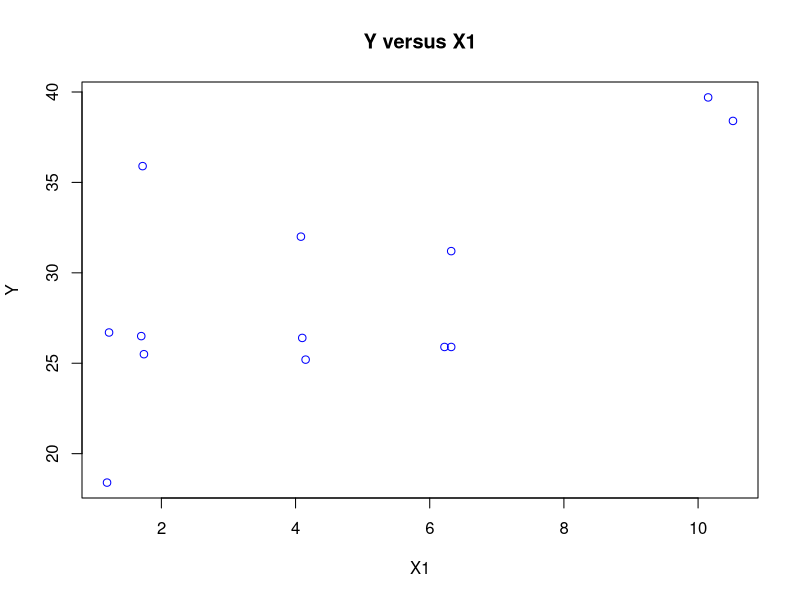
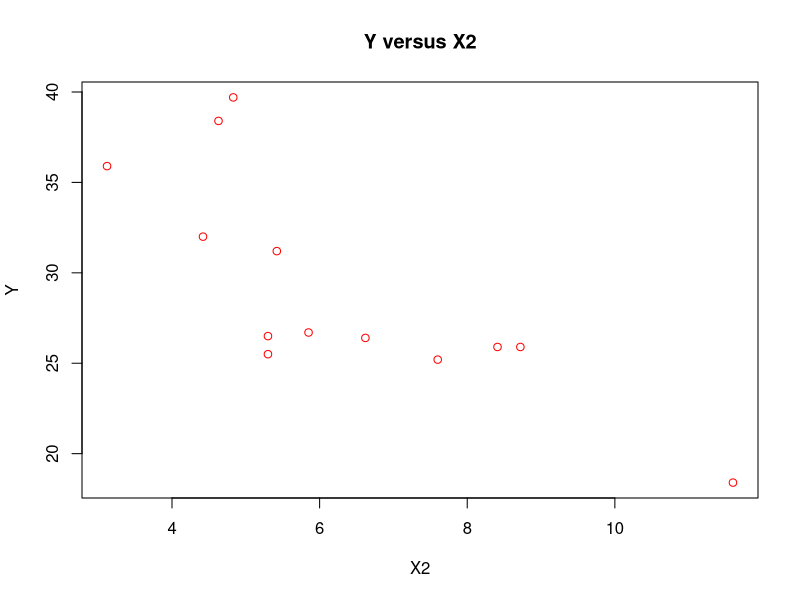
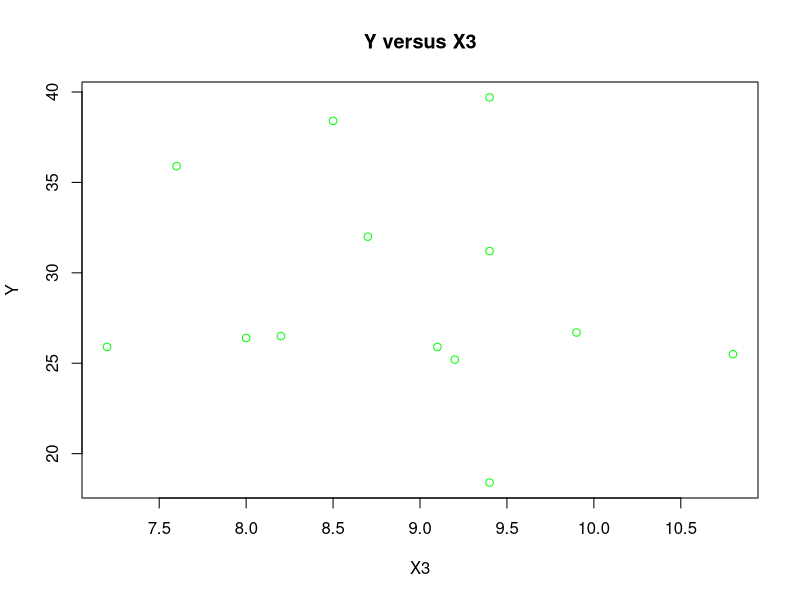

Reproduce these figures in R, in order.
## ---- chunk 1
# Define matrix X as a 2 by 10 matrix, first column of all 1s, second column of 1 to 10
X <- cbind(1, 1:10)
X
## ---- chunk 2
# Compute and print X'X matrix
t(X) %*% X
## ---- chunk 3
# Compute and print (X'X)^-1 matrix
solve(t(X) %*% X)
## ---- chunk 4
# Given values
s_squared <- 3
XtX_inv <- matrix(c(0.5, 0.3, 0.2, 0.6,
                     0.3, 6.0, 0.5, 0.4,
                     0.2, 0.5, 0.2, 0.7,
                     0.6, 0.4, 0.7, 3.0), 
                   nrow = 4, byrow = TRUE)

# Estimate of V(β1_hat)
V_beta1_hat <- s_squared * XtX_inv[2, 2]
V_beta1_hat
## ---- chunk 5
# Estimate of Cov(β1_hat, β3_hat)
Cov_beta1_beta3 <- s_squared * XtX_inv[2, 4]
Cov_beta1_beta3
## ---- chunk 6
# Estimate of V(β3_hat)
V_beta3_hat <- s_squared * XtX_inv[4, 4]

# Estimate of Corr(β1_hat, β3_hat) via pearson correlation coefficient
Corr_beta1_beta3 <- Cov_beta1_beta3 / sqrt(V_beta1_hat * V_beta3_hat)
Corr_beta1_beta3
## ---- chunk 7
# Estimate of V(β1_hat - β3_hat)
V_beta1_minus_beta3_hat <- V_beta1_hat + V_beta3_hat - 2 * Cov_beta1_beta3
V_beta1_minus_beta3_hat
## ---- chunk 8
ss_reg <- 504541
ss_total <- 541119

# Coefficient of determination
R_squared <- ss_reg / ss_total
R_squared
## ---- chunk 9
# Set up F test
p <- 3
n <- 28
msr <- ss_reg / p
mse <- (ss_total - ss_reg) / (n - p - 1)
F_stat <- msr / mse

# Perform F test
p_value <- 1 - pf(F_stat, p, n - p - 1)

# Print results
cat("F statistic:", F_stat, "\n")
cat("p-value:", p_value, "\n")
## ---- chunk 10
# Given values from table
taxes_β1 <- 0.18966
se_taxes_β1 <- 0.05623

baths_β2 <- 81.87
se_baths_β2 <- 47.82

# Construct 95% confidence interval for β1
t_value <- qt(0.975, n - p - 1)
CI_lower <- taxes_β1 - t_value * se_taxes_β1
CI_upper <- taxes_β1 + t_value * se_taxes_β1
cat("95% Confidence Interval for β1 (taxes): [", CI_lower, ", ", CI_upper, "]\n")
## ---- chunk 11
# Construct 95% confidence interval for β2
CI_lower <- baths_β2 - t_value * se_baths_β2
CI_upper <- baths_β2 + t_value * se_baths_β2
cat("95% Confidence Interval for β2 (baths): [", CI_lower, ", ", CI_upper, "]\n")
## ---- chunk 12
# Define given matrices
XtX <- matrix(c(15, 3626, 44428, 
                3626, 1067614, 11419181,
                44428, 11419181, 139063428), 
              nrow = 3, ncol = 3, byrow = TRUE)

Xty <- matrix(c(2259, 647107, 7096619), 
              nrow = 3, ncol = 1)

XtX_inv <- matrix(c(1.2463484, 2.1296642e-4, -4.1567125e-4, 
                    2.1296642e-4, 7.7329030e-6, -7.0302518e-7, 
                    -4.1567125e-4, -7.0302518e-7, 1.9771851e-7), 
                  nrow = 3, ncol = 3, byrow = TRUE)

beta_hat <- matrix(c(3.452613, 0.496005, 0.009191), 
               nrow = 3, ncol = 1)

yty <- 394107
## ---- chunk 13
# estimated equation
cat("Estimated Equation: y_hat = ", beta_hat[1], " + ", beta_hat[2], "x1 + ", beta_hat[3], "x2\n")
## ---- chunk 14
# Define values needed
n <- 15
p <- 2

# Estimate sigma squared with MSE, hence solve for MSE
RSS <- (yty - 2*(t(beta_hat) %*% Xty) + t(beta_hat) %*% XtX %*% beta_hat)
s_squared <- as.numeric(RSS) / (n - p - 1) #MSE

# Calculate standard errors of the regression coefficients
se_beta <- sqrt(s_squared * diag(XtX_inv))

# Ouput standard errors of the regression coefficients
cat("Standard Error of beta0_hat:", se_beta[1], "\n")
cat("Standard Error of beta1_hat:", se_beta[2], "\n")
cat("Standard Error of beta2_hat:", se_beta[3], "\n")
## ---- chunk 15
# Compute t statistic for regression coefficients
t_beta <- beta_hat / se_beta

# Perform t test for regression coefficients
p_values <- 2 * (1 - pt(abs(t_beta), n - p - 1))


# Create a decision column to determine if we reject the null hypothesis at alpha = 0.05
decision <- ifelse(p_values < 0.05, "Reject H0", "Fail to Reject H0")

# Output the coefficient, standard error, t statistic, p-value and decision for each regression coefficient in a table
t_test_table <- data.frame(Coefficient = c("beta0", "beta1", "beta2"),
                            Estimate = c(beta_hat[1], beta_hat[2], beta_hat[3]),
                            Standard_Error = se_beta,
                            t_statistic = t_beta,
                            P_value = p_values,
                            Decision = decision)

t_test_table
## ---- chunk 16
# read the data 'bsemen.txt'
bsemen <- read.table("bsemen.txt", header = TRUE)
bsemen
## ---- chunk 17
# Define X
X <- cbind(1, bsemen$X1, bsemen$X2, bsemen$X3)

# Compute X'X
XtX <- t(X) %*% X
XtX
## ---- chunk 18
# Compute (X'X)^-1
XtX_inv <- solve(XtX)
XtX_inv
## ---- chunk 19
# Compute X'y
Xty <- t(X) %*% bsemen$Y
Xty
## ---- chunk 20
# y versus x1
plot(bsemen$X1, bsemen$Y, xlab = "X1", ylab = "Y", main = "Y versus X1", col = "blue")
## ---- chunk 21
# y versus x2
plot(bsemen$X2, bsemen$Y, xlab = "X2", ylab = "Y", main = "Y versus X2", col = "red")
## ---- chunk 22
# y versus x3
plot(bsemen$X3, bsemen$Y, xlab = "X3", ylab = "Y", main = "Y versus X3", col = "green")
## ---- chunk 23
# Compute least square estimates of beta
beta_hat <- XtX_inv %*% Xty
beta_hat
## ---- chunk 24
# Write down the fitted equation
cat("Fitted Equation: mu_hat = ", beta_hat[1], " + ", beta_hat[2], "X1 + ", beta_hat[3], "X2 + ", beta_hat[4], "X3\n")
## ---- chunk 25
# Given values
X_new <- c(1, 3, 8, 9)
alpha <- 0.1

# fit the model with built in R functions
fit <- lm(Y ~ X1 + X2 + X3, data = bsemen)

# Construct 90% confidence interval for the predicted mean value of y
predict_mean <- predict(fit, newdata = data.frame(X1 = 3, X2 = 8, X3 = 9), interval = "confidence", level = 1 - alpha)
predict_mean
## ---- chunk 26
# Construct 90% confidence interval for the predicted individual value of y
predict_ind <- predict(fit, newdata = data.frame(X1 = 3, X2 = 8, X3 = 9), interval = "prediction", level = 1 - alpha)
predict_ind
## ---- chunk 27
# Construct ANOVA table
anova(fit)
## ---- chunk 28
# Test for significant linear relationship between y and the 3 predictor variables
summary(fit)
## ---- chunk 29
# define given matrices
# X'X matrix
XtX <- matrix(c(9, 136, 269, 260, 
                136, 2114, 4176, 3583,
                269, 4176, 8257, 7104,
                260, 3583, 7104, 12276), 
              nrow = 4, ncol = 4, byrow = TRUE)

# X'y vector
Xty <- c(45, 648, 1283, 1821)

# (X'X)^-1 matrix
XtX_inv <- matrix(c(9.610, 0.008, -0.279, -0.044,
                    0.008, 0.509, -0.258, 0.001,
                    -0.279, -0.258, 0.139, 0.001,
                    -0.044, 0.001, 0.001, 0.0003),
                  nrow = 4, ncol = 4, byrow = TRUE)

# beta_hat vector
beta_hat <- c(-1.163461, 0.135270, 0.019950, 0.121954)

# y'y scalar
yty <- 285

# ouput the matrices
XtX
Xty
XtX_inv
beta_hat
## ---- chunk 30
# Compute degrees of freedom
p <- 4 # number of predictor variables including intercept
n <- 9
df_R <- p
df_E <- n - p - 1
df_T <- n - 1

# Compute SSR, SSE, and SST
SSE <- yty - t(beta_hat) %*% Xty
SSR <- t(beta_hat) %*% Xty - ((1/n) * 45^2)
SST <- SSR + SSE

# Compute MSR, MSE, and F statistic
MSR <- SSR / df_R
MSE <- SSE / df_E
F_stat <- MSR / MSE

# Construct ANOVA table
anova_table <- data.frame(Source = c("Regression", "Error", "Total"),
                           DF = c(df_R, df_E, df_T),
                           SS = c(SSR, SSE, SST),
                           MS = c(MSR, MSE, NA),
                           F = c(F_stat, NA, NA),
                           P_value = c(pf(F_stat, df_R, df_E), NA, NA))

anova_table
## ---- chunk 31
# Write down the computed regression equation
cat("Computed Regression Equation: y_hat = ", beta_hat[1], " + ", beta_hat[2], "x1 + ", beta_hat[3], "x2 + ", beta_hat[4], "x3\n")
## ---- chunk 32
s_squared <- MSE
se_beta0_hat <- sqrt(s_squared * XtX_inv[1, 1])
se_beta1_hat <- sqrt(s_squared * XtX_inv[2, 2])
se_beta2_hat <- sqrt(s_squared * XtX_inv[3, 3])
se_beta3_hat <- sqrt(s_squared * XtX_inv[4, 4])

# Output standard errors of the regression coefficients
cat("Standard Error of beta0_hat:", se_beta0_hat, "\n")
cat("Standard Error of beta1_hat:", se_beta1_hat, "\n")
cat("Standard Error of beta2_hat:", se_beta2_hat, "\n")
cat("Standard Error of beta3_hat:", se_beta3_hat, "\n")
## ---- chunk 33
# Compute t statistic for each regression coefficient
t_beta0 <- beta_hat[1] / se_beta0_hat
t_beta1 <- beta_hat[2] / se_beta1_hat
t_beta2 <- beta_hat[3] / se_beta2_hat
t_beta3 <- beta_hat[4] / se_beta3_hat

# Perform t test for each regression coefficient
p_value_beta0 <- 2 * (1 - pt(abs(t_beta0), df_E))
p_value_beta1 <- 2 * (1 - pt(abs(t_beta1), df_E))
p_value_beta2 <- 2 * (1 - pt(abs(t_beta2), df_E))
p_value_beta3 <- 2 * (1 - pt(abs(t_beta3), df_E))

# Create a decision column to determine if we reject the null hypothesis at alpha = 0.05
decision <- c(ifelse(p_value_beta0 < 0.05, "Reject H0", "Fail to Reject H0"),
              ifelse(p_value_beta1 < 0.05, "Reject H0", "Fail to Reject H0"),
              ifelse(p_value_beta2 < 0.05, "Reject H0", "Fail to Reject H0"),
              ifelse(p_value_beta3 < 0.05, "Reject H0", "Fail to Reject H0"))

# Output the coefficient, standard error, t statistic, p-value and decision for each regression coefficient in a table
t_test_table <- data.frame(Coefficient = c("beta0", "beta1", "beta2", "beta3"),
                            Estimate = beta_hat,
                            Standard_Error = c(se_beta0_hat, se_beta1_hat, se_beta2_hat, se_beta3_hat),
                            t_statistic = c(t_beta0, t_beta1, t_beta2, t_beta3),
                            P_value = c(p_value_beta0, p_value_beta1, p_value_beta2, p_value_beta3),
                            Decision = decision)
                            


t_test_table
